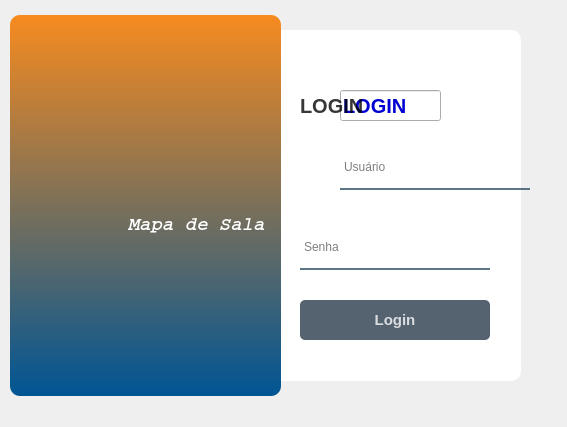
<?xml version="1.0" encoding="UTF-8"?>
<ui version="4.0">
 <class>MainWindow</class>
 <widget class="QMainWindow" name="MainWindow">
  <property name="geometry">
   <rect>
    <x>0</x>
    <y>0</y>
    <width>600</width>
    <height>417</height>
   </rect>
  </property>
  <property name="minimumSize">
   <size>
    <width>567</width>
    <height>427</height>
   </size>
  </property>
  <property name="maximumSize">
   <size>
    <width>567</width>
    <height>427</height>
   </size>
  </property>
  <property name="windowTitle">
   <string>MainWindow</string>
  </property>
  <property name="styleSheet">
   <string notr="true"/>
  </property>
  <widget class="QWidget" name="centralwidget">
   <widget class="QWidget" name="widget" native="true">
    <property name="geometry">
     <rect>
      <x>10</x>
      <y>10</y>
      <width>571</width>
      <height>391</height>
     </rect>
    </property>
    <property name="styleSheet">
     <string notr="true">QPushButton{
	background-color:rgba(85,98,112,255);
	color:rgba(255,255,255,200);
	border-radius:5px
}

QPushButton:pressed{
	padding-left:5px;
	padding-top:5px;
	background-color:rgba(255, 107, 107, 255);
	background-position:calc(100% - 10px)center;
}

QPushButton:hover{
	background-color:rgba(255, 140, 0);
	color:0;
}
</string>
    </property>
    <widget class="QLabel" name="telaInput">
     <property name="geometry">
      <rect>
       <x>250</x>
       <y>20</y>
       <width>261</width>
       <height>351</height>
      </rect>
     </property>
     <property name="styleSheet">
      <string notr="true">background-color:rgba(255,255,255,255);
border-radius:10px;
</string>
     </property>
     <property name="text">
      <string/>
     </property>
    </widget>
    <widget class="QLabel" name="telaLogo">
     <property name="geometry">
      <rect>
       <x>0</x>
       <y>5</y>
       <width>271</width>
       <height>381</height>
      </rect>
     </property>
     <property name="styleSheet">
      <string notr="true">background-color: qlineargradient(spread:pad, x1:0, y1:0, x2:0, y2:1, stop:0  rgb(247, 139, 31), stop:1 rgb(0, 85, 148));
border-radius:10px;</string>
     </property>
     <property name="text">
      <string/>
     </property>
    </widget>
    <widget class="QLineEdit" name="inputUsuario">
     <property name="geometry">
      <rect>
       <x>330</x>
       <y>80</y>
       <width>101</width>
       <height>31</height>
      </rect>
     </property>
     <property name="font">
      <font>
       <pointsize>15</pointsize>
       <weight>75</weight>
       <bold>true</bold>
      </font>
     </property>
     <property name="styleSheet">
      <string notr="true">color:rgba(0,0,210 );</string>
     </property>
     <property name="text">
      <string>LOGIN</string>
     </property>
    </widget>
    <widget class="QLineEdit" name="inputEmail">
     <property name="geometry">
      <rect>
       <x>330</x>
       <y>140</y>
       <width>190</width>
       <height>40</height>
      </rect>
     </property>
     <property name="font">
      <font>
       <pointsize>9</pointsize>
      </font>
     </property>
     <property name="styleSheet">
      <string notr="true">background-color:rgba(0,0,0,0);
border:2px solid rgba(0,0,0,0);
border-bottom-color:rgba(46,82,101,200);
color:rgb(0,0,0);
padding-bottom:7px;</string>
     </property>
     <property name="text">
      <string/>
     </property>
     <property name="echoMode">
      <enum>QLineEdit::Normal</enum>
     </property>
     <property name="placeholderText">
      <string>Usuário</string>
     </property>
    </widget>
    <widget class="QLineEdit" name="inputSenha">
     <property name="geometry">
      <rect>
       <x>290</x>
       <y>220</y>
       <width>190</width>
       <height>40</height>
      </rect>
     </property>
     <property name="font">
      <font>
       <pointsize>9</pointsize>
      </font>
     </property>
     <property name="styleSheet">
      <string notr="true">background-color:rgba(0,0,0,0);
border:2px solid rgba(0,0,0,0);
border-bottom-color:rgba(46,82,101,200);
color:rgb(0,0,0);
padding-bottom:7px;</string>
     </property>
     <property name="text">
      <string/>
     </property>
     <property name="echoMode">
      <enum>QLineEdit::Password</enum>
     </property>
     <property name="placeholderText">
      <string>Senha</string>
     </property>
    </widget>
    <widget class="QPushButton" name="btnEntrar">
     <property name="geometry">
      <rect>
       <x>290</x>
       <y>290</y>
       <width>190</width>
       <height>40</height>
      </rect>
     </property>
     <property name="font">
      <font>
       <pointsize>11</pointsize>
       <weight>75</weight>
       <bold>true</bold>
      </font>
     </property>
     <property name="styleSheet">
      <string notr="true"/>
     </property>
     <property name="text">
      <string>Login</string>
     </property>
    </widget>
    <widget class="QLabel" name="logoMapaSala">
     <property name="geometry">
      <rect>
       <x>118</x>
       <y>200</y>
       <width>151</width>
       <height>31</height>
      </rect>
     </property>
     <property name="font">
      <font>
       <family>Courier</family>
       <pointsize>14</pointsize>
       <weight>50</weight>
       <italic>false</italic>
       <bold>false</bold>
      </font>
     </property>
     <property name="styleSheet">
      <string notr="true">color:rgb(255,255,255);
font: 14pt &quot;Courier&quot;;</string>
     </property>
     <property name="text">
      <string>&lt;html&gt;&lt;head/&gt;&lt;body&gt;&lt;p&gt;&lt;span style=&quot; font-weight:600; font-style:italic;&quot;&gt;Mapa de Sala&lt;/span&gt;&lt;/p&gt;&lt;/body&gt;&lt;/html&gt;</string>
     </property>
    </widget>
    <widget class="QLabel" name="logoLogin">
     <property name="geometry">
      <rect>
       <x>290</x>
       <y>80</y>
       <width>71</width>
       <height>31</height>
      </rect>
     </property>
     <property name="font">
      <font>
       <pointsize>15</pointsize>
       <weight>75</weight>
       <italic>false</italic>
       <bold>true</bold>
       <underline>false</underline>
       <strikeout>false</strikeout>
      </font>
     </property>
     <property name="styleSheet">
      <string notr="true">color:rgba(0, 0, 0, 200);</string>
     </property>
     <property name="text">
      <string>LOGIN</string>
     </property>
    </widget>
    <widget class="QLabel" name="logoSenac">
     <property name="geometry">
      <rect>
       <x>10</x>
       <y>60</y>
       <width>241</width>
       <height>121</height>
      </rect>
     </property>
     <property name="text">
      <string/>
     </property>
     <property name="pixmap">
      <pixmap>../../../../../VSCode testes/projeto integrador/logoSenac.png</pixmap>
     </property>
     <property name="scaledContents">
      <bool>true</bool>
     </property>
    </widget>
    <widget class="QLabel" name="respostaLoginDadosIncompleto">
     <property name="geometry">
      <rect>
       <x>370</x>
       <y>350</y>
       <width>121</width>
       <height>20</height>
      </rect>
     </property>
     <property name="styleSheet">
      <string notr="true">color:red;
font: 75 8pt &quot;MS Shell Dlg 2&quot;;</string>
     </property>
     <property name="text">
      <string/>
     </property>
    </widget>
    <widget class="QLabel" name="respostaLoginLogando">
     <property name="geometry">
      <rect>
       <x>360</x>
       <y>350</y>
       <width>121</width>
       <height>20</height>
      </rect>
     </property>
     <property name="styleSheet">
      <string notr="true">color:green;
font: 75 8pt &quot;MS Shell Dlg 2&quot;;</string>
     </property>
     <property name="text">
      <string/>
     </property>
    </widget>
   </widget>
   <widget class="QLabel" name="respostaLogin_4">
    <property name="geometry">
     <rect>
      <x>1020</x>
      <y>510</y>
      <width>121</width>
      <height>20</height>
     </rect>
    </property>
    <property name="styleSheet">
     <string notr="true">color:red;
font: 75 8pt &quot;MS Shell Dlg 2&quot;;</string>
    </property>
    <property name="text">
     <string/>
    </property>
   </widget>
  </widget>
 </widget>
 <resources/>
 <connections>
  <connection>
   <sender>botaoSair</sender>
   <signal>clicked(bool)</signal>
   <receiver>MainWindow</receiver>
   <slot>close()</slot>
   <hints>
    <hint type="sourcelabel">
     <x>68</x>
     <y>381</y>
    </hint>
    <hint type="destinationlabel">
     <x>28</x>
     <y>432</y>
    </hint>
   </hints>
  </connection>
 </connections>
</ui>
